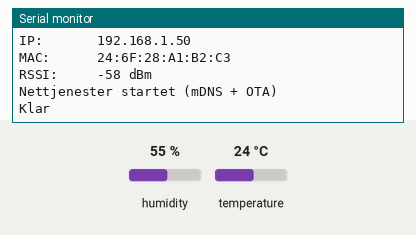
Bench run of a program on a simulated ESP32. Shown: the last lines printed to the serial monitor. The test bench sets the inputs (shaded band); at power-on: humidity 55 %, temperature 24 °C. WiFi joins after 1.5 s; servers stay silent unless stated.

Above: at 3.7 s.
3.8 s: humidity set to 22 %
At 5.2 s:
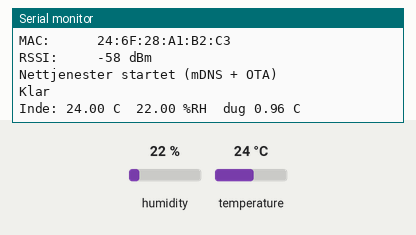
5.3 s: temperature set to 12 °C
6.8 s: humidity set to 40 %
At 11.5 s:
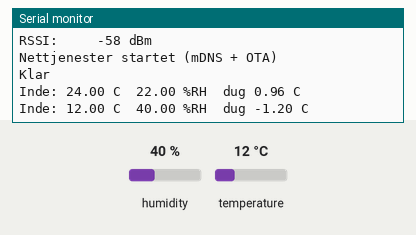

Measured:
- after the input at 3.8 s, the serial monitor: prints a new line after 1.3 s (image 1)
- after the input at 6.8 s, the serial monitor: prints a new line after 3.3 s (image 2)

The program:

main.cpp
```cpp
#include <Arduino.h>
#include <WiFi.h>
#include <WebServer.h>
#include <ESPmDNS.h>
#include <ArduinoOTA.h>
#include <Wire.h>
#include <Adafruit_SHT4x.h>
#include "secrets.h"

const char* HOSTNAME = "drivhus";

const unsigned long WIFI_TIMEOUT_MS   = 20000;
const unsigned long WIFI_TJEK_MS      = 30000;
const unsigned long MAALE_INTERVAL_MS = 5000;
const unsigned long SENSOR_RETRY_MS   = 30000;

const int SDA_INDE = 21;
const int SCL_INDE = 22;

WebServer server(80);
Adafruit_SHT4x sht4Inde = Adafruit_SHT4x();

float tempInde = NAN;
float fugtInde = NAN;
float dugInde  = NAN;
bool  sensorIndeOk = false;

unsigned long sidsteMaaling       = 0;
unsigned long sidsteWifiTjek      = 0;
unsigned long sidsteSensorForsoeg = 0;
bool netTjenesterKoerer = false;

const char INDEX_HTML[] PROGMEM = R"rawliteral(
<!DOCTYPE html><html lang="da"><head>
<meta charset="utf-8">
<meta name="viewport" content="width=device-width,initial-scale=1">
<title>Drivhus</title>
<style>
  body{font-family:system-ui,sans-serif;background:#111;color:#eee;
       margin:0;padding:2rem;display:flex;gap:1rem;flex-wrap:wrap}
  .kort{background:#1c1c1c;border-radius:12px;padding:1.5rem;min-width:160px}
  .navn{font-size:.8rem;color:#888;text-transform:uppercase;letter-spacing:.05em}
  .vaerdi{font-size:2.5rem;font-weight:600;margin-top:.3rem}
  .enhed{font-size:1rem;color:#888;margin-left:.2rem}
  .lille{font-size:.75rem;color:#666;margin-top:1.5rem;width:100%}
  .fejl{color:#c66}
</style></head><body>
  <div class="kort"><div class="navn">Temperatur inde</div>
    <div class="vaerdi"><span id="t">.</span><span class="enhed">&deg;C</span></div></div>
  <div class="kort"><div class="navn">Luftfugtighed inde</div>
    <div class="vaerdi"><span id="h">.</span><span class="enhed">%</span></div></div>
  <div class="kort"><div class="navn">Dugpunkt inde</div>
    <div class="vaerdi"><span id="d">.</span><span class="enhed">&deg;C</span></div></div>
  <div class="kort"><div class="navn">Oppetid</div>
    <div class="vaerdi"><span id="u">.</span><span class="enhed">min</span></div></div>
  <div class="lille">Signal: <span id="r">.</span> dBm
    <span id="status"></span></div>
<script>
function vis(id, v, decimaler){
  document.getElementById(id).textContent =
    (v === null || v === undefined) ? '--' : v.toFixed(decimaler);
}
async function hent(){
  try{
    const r = await fetch('/api/data');
    const d = await r.json();
    vis('t', d.temp, 1);
    vis('h', d.fugt, 1);
    vis('d', d.dug, 1);
    document.getElementById('u').textContent = Math.floor(d.uptime/60000);
    document.getElementById('r').textContent = d.rssi;
    document.getElementById('status').innerHTML =
      d.sensor_inde ? '' : ' <span class="fejl">sensor inde svarer ikke</span>';
  }catch(e){ console.error(e); }
}
hent(); setInterval(hent, 5000);
</script></body></html>
)rawliteral";

float beregnDugpunkt(float t, float rh) {
  if (isnan(t) || isnan(rh) || rh <= 0) return NAN;
  const float a = 17.62, b = 243.12;
  float gamma = (a * t) / (b + t) + log(rh / 100.0);
  return (b * gamma) / (a - gamma);
}

void talTilJson(char* ud, size_t n, float v) {
  if (isnan(v)) snprintf(ud, n, "null");
  else          snprintf(ud, n, "%.2f", v);
}

void handleRoot() {
  // PROGMEM er uden effekt paa ESP32, saa almindelig send() er nok
  server.send(200, "text/html", INDEX_HTML);
}

void handleData() {
  char t[16], h[16], d[16], buf[220];
  talTilJson(t, sizeof(t), tempInde);
  talTilJson(h, sizeof(h), fugtInde);
  talTilJson(d, sizeof(d), dugInde);

  snprintf(buf, sizeof(buf),
    "{\"temp\":%s,\"fugt\":%s,\"dug\":%s,"
    "\"sensor_inde\":%s,\"rssi\":%d,\"uptime\":%lu}",
    t, h, d, sensorIndeOk ? "true" : "false",
    (int)WiFi.RSSI(), (unsigned long)millis());

  server.send(200, "application/json", buf);
}

bool startSensorInde() {
  if (!sht4Inde.begin(&Wire)) {
    Serial.println("SHT41 inde: ikke fundet paa 0x44");
    return false;
  }
  sht4Inde.setPrecision(SHT4X_HIGH_PRECISION);
  sht4Inde.setHeater(SHT4X_NO_HEATER);
  Serial.printf("SHT41 inde OK, serienummer 0x%08lX\n",
                (unsigned long)sht4Inde.readSerial());
  return true;
}

void laesSensorer() {
  if (!sensorIndeOk) return;

  sensors_event_t fugt, temp;
  if (!sht4Inde.getEvent(&fugt, &temp)) {
    Serial.println("SHT41 inde: aflaesning fejlede");
    sensorIndeOk = false;
    tempInde = fugtInde = dugInde = NAN;
    return;
  }

  tempInde = temp.temperature;
  fugtInde = fugt.relative_humidity;
  dugInde  = beregnDugpunkt(tempInde, fugtInde);

  Serial.printf("Inde: %.2f C  %.2f %%RH  dug %.2f C\n",
                tempInde, fugtInde, dugInde);
}

void startNetTjenester() {
  if (netTjenesterKoerer) return;

  MDNS.begin(HOSTNAME);
  MDNS.addService("http", "tcp", 80);

  ArduinoOTA.setHostname(HOSTNAME);
  ArduinoOTA.setPassword(OTA_PASS);

  ArduinoOTA.onStart([]() {
    Serial.println("OTA: start");
    server.stop();
  });
  ArduinoOTA.onProgress([](unsigned int fremgang, unsigned int total) {
    Serial.printf("OTA: %u%%\r", (fremgang * 100) / total);
  });
  ArduinoOTA.onEnd([]() {
    Serial.println("\nOTA: faerdig, genstarter");
  });
  ArduinoOTA.onError([](ota_error_t fejl) {
    Serial.printf("OTA fejl [%u]: ", (unsigned)fejl);
    if      (fejl == OTA_AUTH_ERROR)    Serial.println("forkert kode");
    else if (fejl == OTA_BEGIN_ERROR)   Serial.println("begin fejlede");
    else if (fejl == OTA_CONNECT_ERROR) Serial.println("forbindelse fejlede");
    else if (fejl == OTA_RECEIVE_ERROR) Serial.println("modtagelse fejlede");
    else if (fejl == OTA_END_ERROR)     Serial.println("afslutning fejlede");
  });

  ArduinoOTA.begin();
  netTjenesterKoerer = true;
  Serial.println("Nettjenester startet (mDNS + OTA)");
}

void forbindWifi() {
  WiFi.mode(WIFI_STA);
  WiFi.setSleep(false);
  WiFi.setHostname(HOSTNAME);
  WiFi.begin(WIFI_SSID, WIFI_PASS);

  unsigned long start = millis();
  while (WiFi.status() != WL_CONNECTED && millis() - start < WIFI_TIMEOUT_MS) {
    delay(500);
    Serial.print(".");
  }
  Serial.println();

  if (WiFi.status() == WL_CONNECTED) {
    Serial.print("Hostname: "); Serial.println(WiFi.getHostname());
    Serial.print("IP:       "); Serial.println(WiFi.localIP());
    Serial.print("MAC:      "); Serial.println(WiFi.macAddress());
    Serial.printf("RSSI:     %d dBm\n", (int)WiFi.RSSI());
    startNetTjenester();
  } else {
    Serial.println("WiFi fejlede, koerer videre lokalt");
  }
}

void setup() {
  Serial.begin(115200);
  delay(1000);
  Serial.println();
  Serial.println("Drivhus starter op");

  Wire.begin(SDA_INDE, SCL_INDE);
  sensorIndeOk = startSensorInde();
  if (sensorIndeOk) laesSensorer();

  forbindWifi();

  server.on("/", handleRoot);
  server.on("/api/data", handleData);
  server.onNotFound([]() { server.send(404, "text/plain", "findes ikke"); });
  server.begin();

  Serial.println("Klar");
}

void loop() {
  ArduinoOTA.handle();
  server.handleClient();

  if (millis() - sidsteWifiTjek > WIFI_TJEK_MS) {
    sidsteWifiTjek = millis();
    if (WiFi.status() != WL_CONNECTED) {
      Serial.println("WiFi vaek, forsoeger igen");
      netTjenesterKoerer = false;
      WiFi.disconnect();
      WiFi.begin(WIFI_SSID, WIFI_PASS);
    } else if (!netTjenesterKoerer) {
      Serial.print("WiFi tilbage, IP: ");
      Serial.println(WiFi.localIP());
      startNetTjenester();
    }
  }

  if (!sensorIndeOk && millis() - sidsteSensorForsoeg > SENSOR_RETRY_MS) {
    sidsteSensorForsoeg = millis();
    Serial.println("Proever sensor inde igen");
    sensorIndeOk = startSensorInde();
  }

  if (millis() - sidsteMaaling > MAALE_INTERVAL_MS) {
    sidsteMaaling = millis();
    laesSensorer();
  }
}
```

secrets.example.h
```cpp
#pragma once

#define WIFI_SSID ""
#define WIFI_PASS ""
#define OTA_PASS  ""
```
